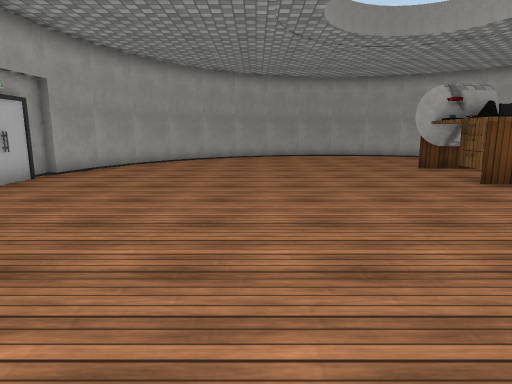
view 1 (above)

12 first-person views from a walk through a Unity game level. The camera is 1.2 m above the floor, tilts 10° down and sees 75° across. The floor is counted in squares, 1 m on a side. Each view is taken from the middle of a square. On the plan, view 1 faces up. The plan holds only what a view shows up to about 14 squares ahead; the rest is blank. The player character is not drawn. Some surface patterns are stand-ins.

view 2
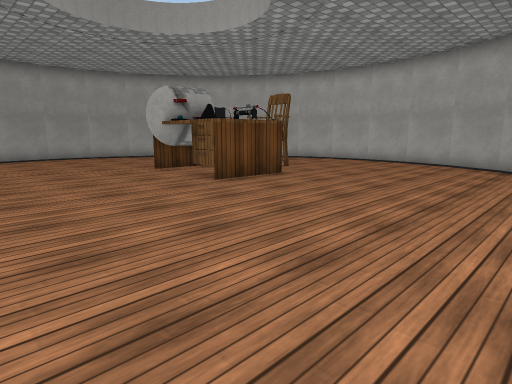

view 3
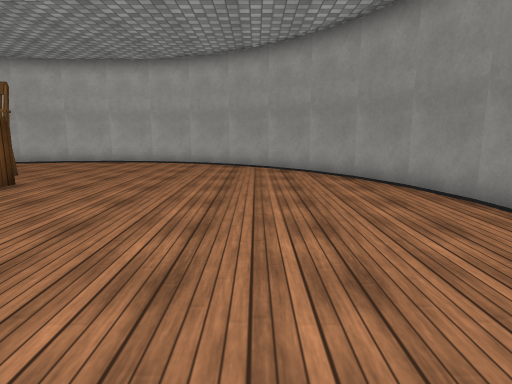

view 4
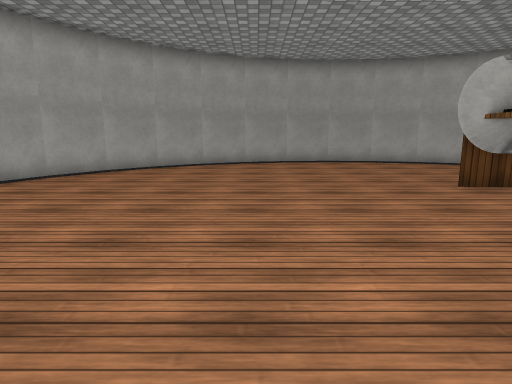

view 5
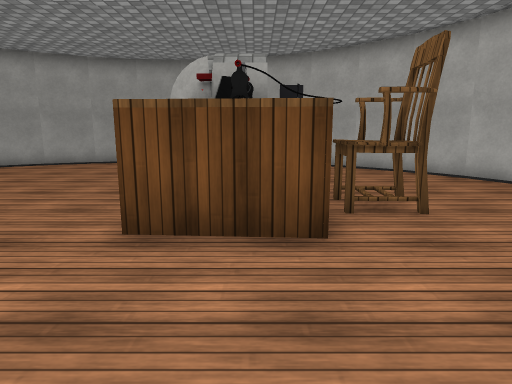

view 6
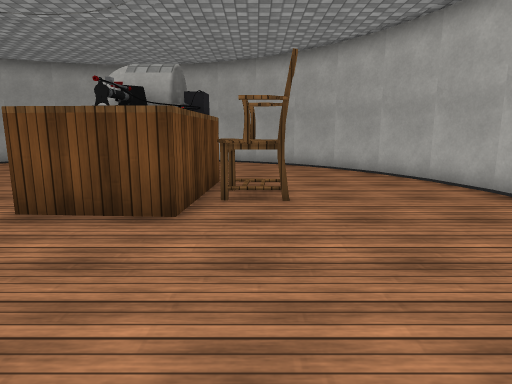

view 7
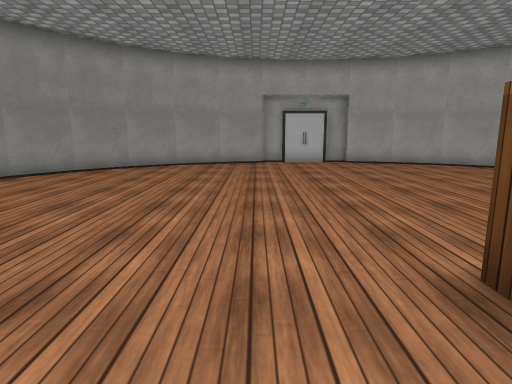

view 8
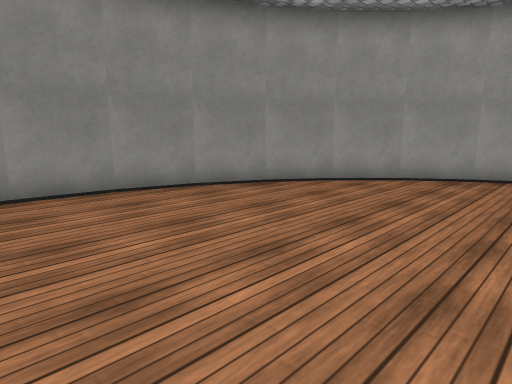

view 9
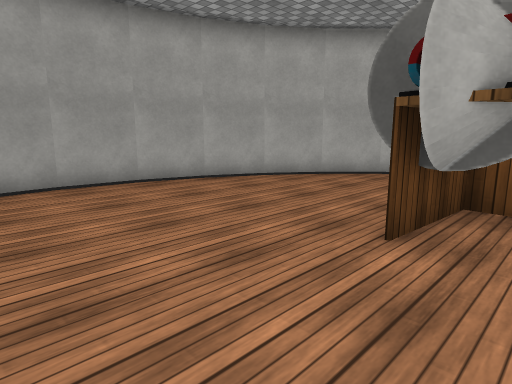

view 10
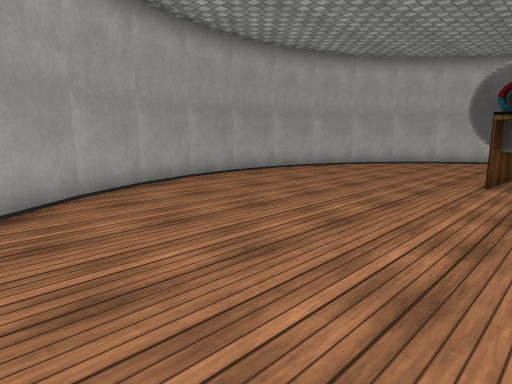

view 11
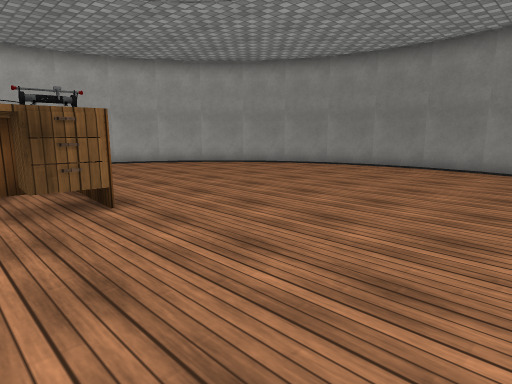

view 12
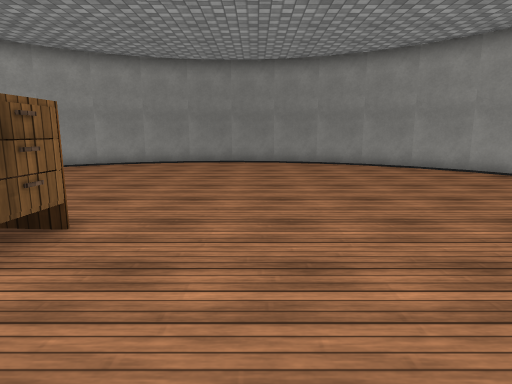

### Floor plan
Points are (right, up) in squares from view 1. A wall is a line through its corners. A room is listed if a view was taken in it or the views show most of it. See-through windows are left out.
Room 1 (views 1, 2, 3, 4, 5, 6, 7, 8, 9, 10, 11, 12)
walls: (6.2, 11.5) (6.2, 12.2); (-1, -0.6) (0.7, -1.4); (12.6, 3) (13.4, 4.7); (-2.3, 15.7) (-3.7, 14.4) (-4.7, 13); (-5.4, 4.7) (-4.6, 3); (0.7, 17.4) (-1, 16.6); (2.2, -1.8) (4, -2); (5.8, 17.8) (3.9, 18); (13.8, 6.1) (14, 8); (-4.7, 3.1) (-3.6, 1.5); (-0.9, 16.7) (-2.4, 15.7); (8.9, -0.7) (10.4, 0.3) (11.6, 1.6); (7.4, -1.4) (9.1, -0.6); (13.4, 4.6) (13.9, 6.4); (13.4, 11.4) (12.6, 13.1); (-4.6, 13.1) (-5.4, 11.4); (9.1, 16.6) (7.4, 17.4); (-2.5, 0.4) (-0.9, -0.7); (3.9, -2) (5.7, -1.9) (7.5, -1.4); (4.1, 18) (2.3, 17.8); (10.5, 15.6) (9, 16.7); (11.6, 1.5) (12.7, 3); (14, 7.9) (13.8, 9.8); (-3.8, 1.7) (-2.4, 0.3); (11.8, 14.3) (10.4, 15.7); (2.4, 17.9) (0.6, 17.4); (-5.4, 11.5) (-5.8, 9.7); (0.5, -1.4) (2.3, -1.9); (7.5, 17.4) (5.7, 17.9); (12.7, 13) (11.6, 14.5); (-5.9, 6.3) (-5.4, 4.5); (13.9, 9.7) (13.4, 11.5); (-6, 9.7) (-6, 6.2)
objects: other object (5, 8) to (8, 11); other object (5, 10) to (7, 11); other object (8, 9) to (10, 10)

Where each view was taken, in squares from view 1:
view 1: 0 up, 0 right, facing up
view 2: 1 up, 0 right, facing up-right
view 3: 2 up, 0 right, facing right
view 4: 4 up, 1 right, facing up
view 5: 4 up, 7 right, facing up
view 6: 3 up, 9 right, facing up
view 7: 6 up, 8 right, facing left
view 8: 5 up, 5 right, facing down-left
view 9: 10 up, 2 right, facing up-right
view 10: 10 up, 3 left, facing up-right
view 11: 10 up, 0 right, facing down-right
view 12: 12 up, 3 right, facing down
